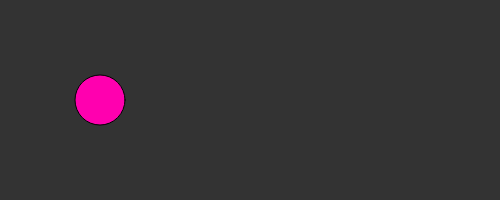
Frame 1 (no input)
Frame 60 (no input): identical to frame 1, image omitted
Frame 120 (the mouse pressed at the canvas centre since frame 60): identical to frame 1, image omitted

The p5.js sketch that drew this single still picture (run headless with seeded random() and noise() and a simulated clock; from frame 60 on, the mouse is pressed at the canvas centre):

// p5.js sketch
// ── sketch.js
var button;
var txt;

function setup() {
  createCanvas(500, 200);
  bgcolor = color(51);

  txt = createP('some text');
  txt.mouseOver(changeStyle);
  txt.mouseOut(revertStyle);

  button = createButton('go');
  button.mousePressed(changeStyle);
}

function draw() {
  background(bgcolor);
  fill(255, 0, 175);
  ellipse(100, 100, 50, 50);
}

function changeStyle() {
  txt.style('background-color', 'pink');
  txt.style('padding', '24px');
}

function revertStyle() {
  txt.style('background-color', 'purple');
  txt.style('padding', '8px');
}
